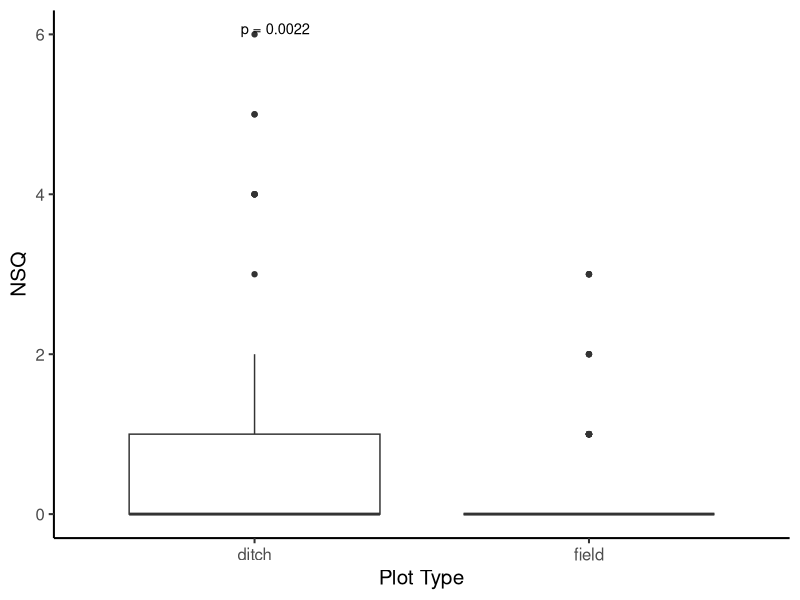
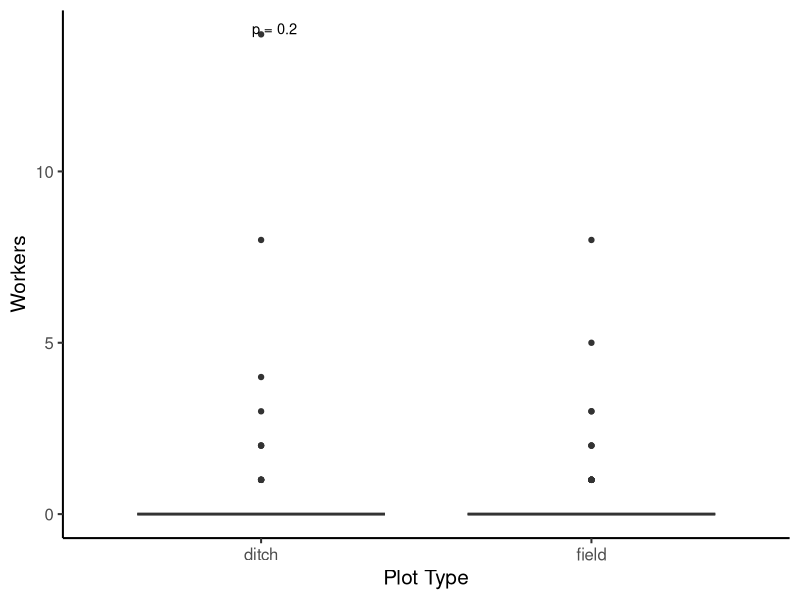
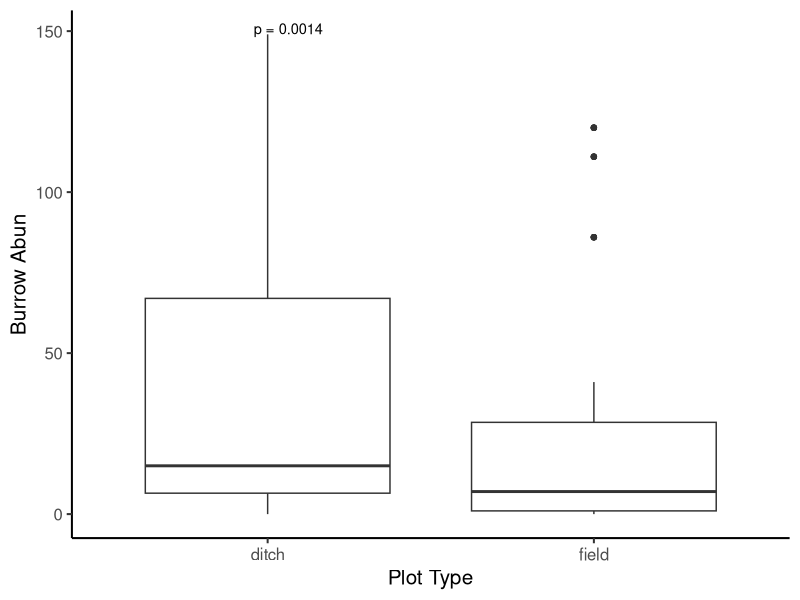
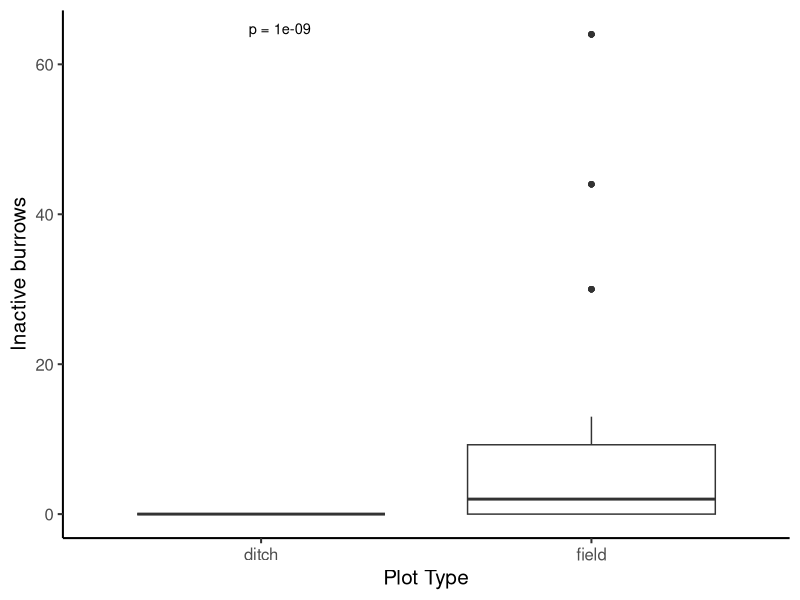
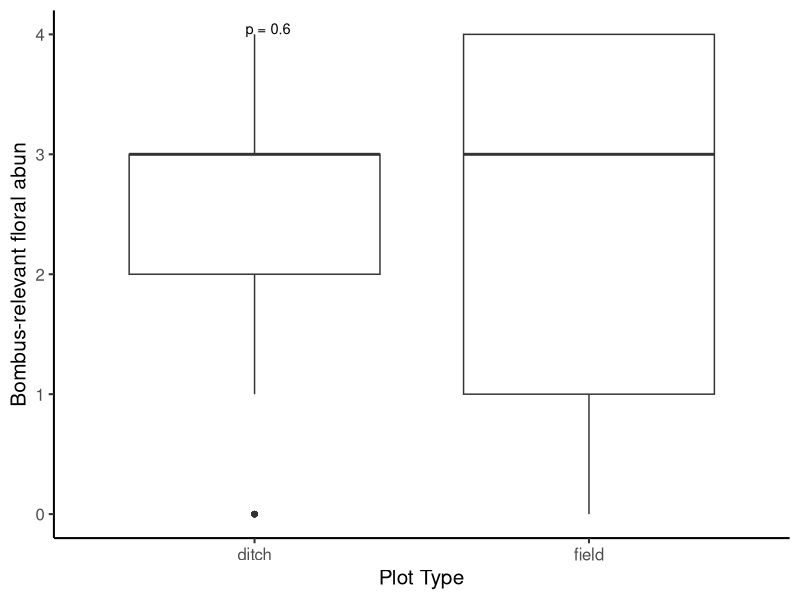

Source code (R) for these figures, in order:
## ---- chunk 1
knitr::opts_chunk$set(echo = TRUE)
knitr::opts_knit$set(root.dir = "~/Library/CloudStorage/OneDrive-UBC/MSc/12_analysis/rodent-bee-blueberry")
## ---- chunk 2
#load packages
library(ggplot2) #for plots
library(dplyr) #for working with dataframes
library(tidyr) #for working with datasets
library(lme4) #for mixed effects models
library(ggpubr) #for adding significance asterisks to graph
library(stringr)

#read in data
data <- read.csv("06_cleandata/combined_plot_data.csv")

#check that variables are in appropriate format
str(data)

#change character columns to factors
data <- data %>%
   mutate(
     site_id = as.factor(site_id),
     round = as.factor(round),
     plot_id = as.factor(plot_id),
     bee_date = as.Date(bee_date),
     area = as.factor(area))

#add column for ditch vs field
data <- data %>%
  mutate(field_ditch = case_when(
    str_detect(plot_id, "p1|p2") ~ "field",
    str_detect(plot_id, "d") ~ "ditch",
    TRUE ~ NA_character_
  ))
## ---- chunk 3
ggplot(data, aes(x = field_ditch, y = nest_searching_queens)) + 
  geom_boxplot() +
  theme_classic(base_size = 15) +
  xlab("Plot Type") +
  ylab("NSQ") +
  stat_compare_means(
    method = "t.test",        # or "wilcox.test"
    label = "p.format",       # shows formatted p-value
    size = 3.7,
    vjust = 0
  )

## ---- chunk 4
ggplot(data, aes(x = field_ditch, y = workers)) + 
  geom_boxplot() +
  theme_classic(base_size = 15) +
  xlab("Plot Type") +
  ylab("Workers") +
  stat_compare_means(
    method = "t.test",        # or "wilcox.test"
    label = "p.format",       # shows formatted p-value
    size = 3.7,
    vjust = 0
  )
## ---- chunk 5
ggplot(data, aes(x = field_ditch, y = num_burrows)) + 
  geom_boxplot() +
  theme_classic(base_size = 15) +
  xlab("Plot Type") +
  ylab("Burrow Abun") +
  stat_compare_means(
    method = "t.test",        # or "wilcox.test"
    label = "p.format",       # shows formatted p-value
    size = 3.7,
    vjust = 0
  )
## ---- chunk 6
ggplot(data, aes(x = field_ditch, y = num_inactive_burrows)) + 
  geom_boxplot() +
  theme_classic(base_size = 15) +
  xlab("Plot Type") +
  ylab("Inactive burrows") +
  stat_compare_means(
    method = "t.test",        # or "wilcox.test"
    label = "p.format",       # shows formatted p-value
    size = 3.7,
    vjust = 0
  )
## ---- chunk 7
ggplot(data, aes(x = field_ditch, y = bombus_floral_abun)) + 
  geom_boxplot() +
  theme_classic(base_size = 15) +
  xlab("Plot Type") +
  ylab("Bombus-relevant floral abun") +
  stat_compare_means(
    method = "t.test",        # or "wilcox.test"
    label = "p.format",       # shows formatted p-value
    size = 3.7,
    vjust = 0
  )
